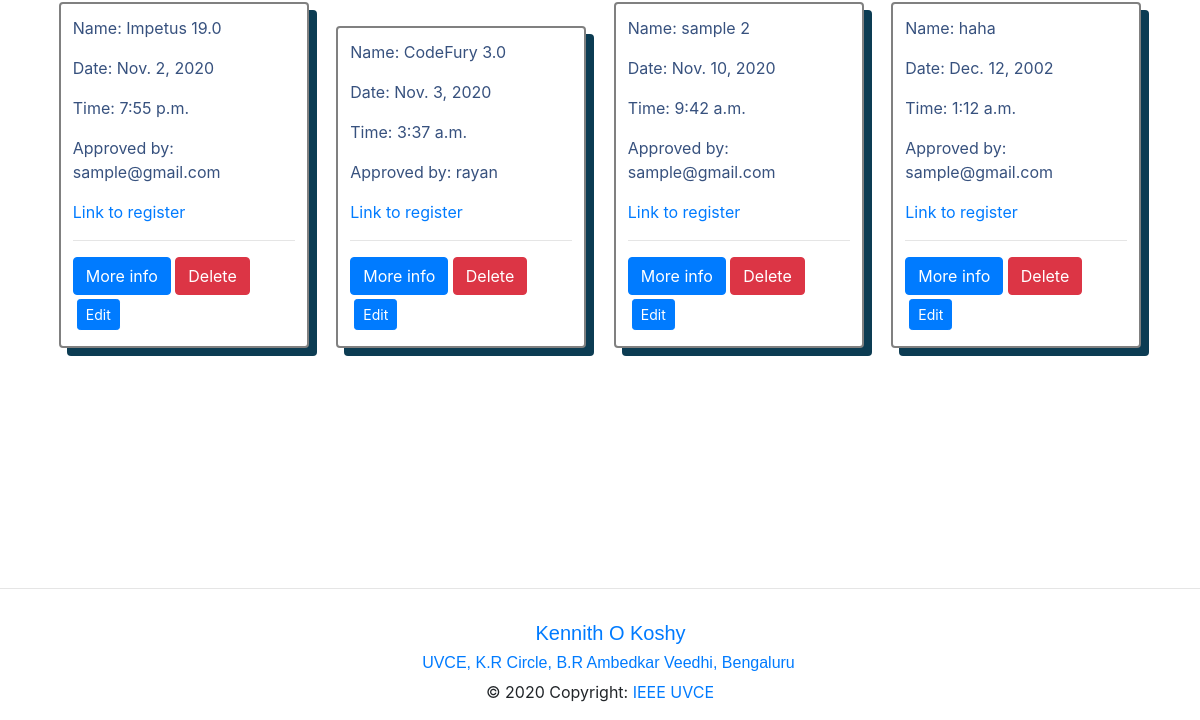
Before: /events/db_ev (signed in, lower part) with the older database file.
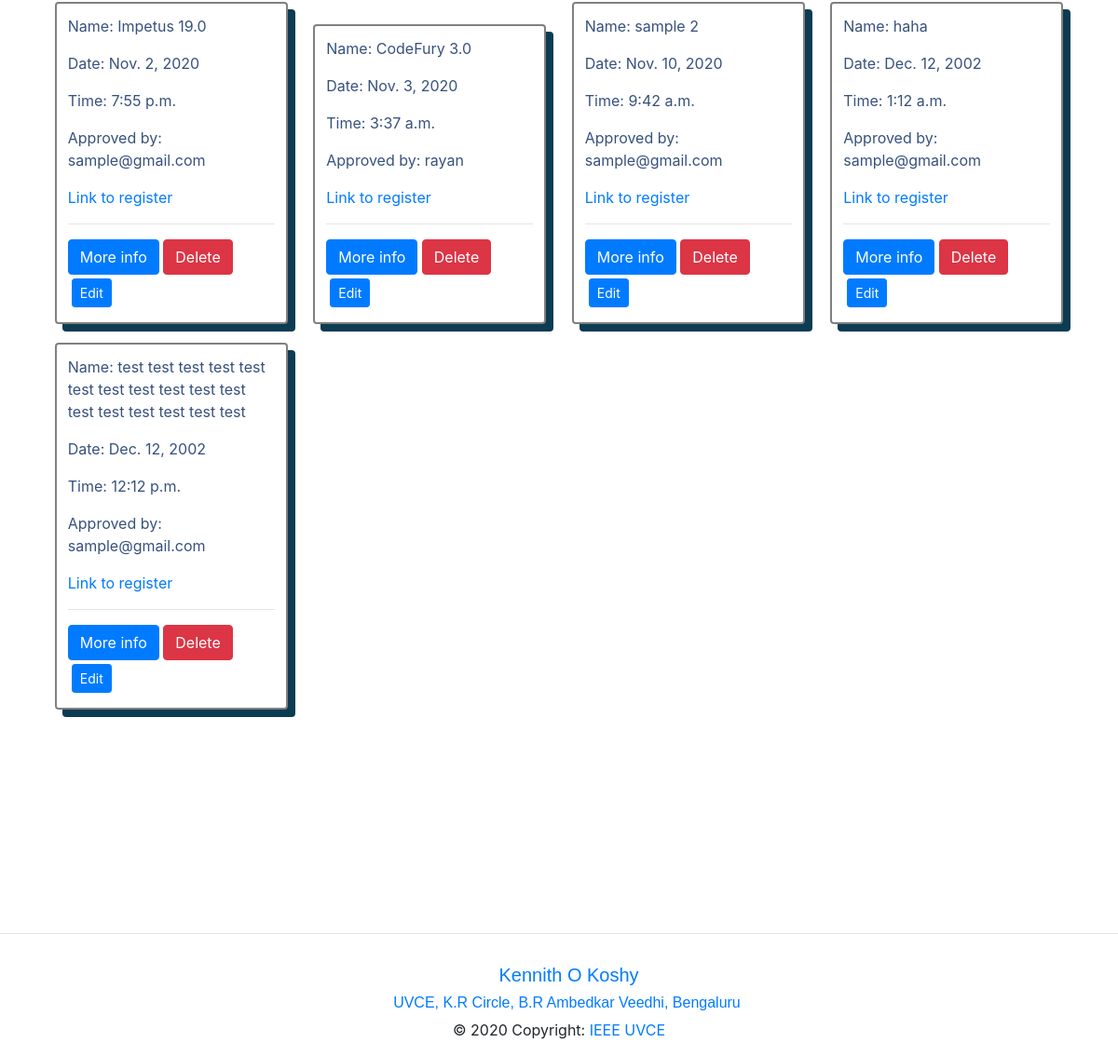
After: the same page with the newer database file.
### events/models.py (models this page shows, shortened)
class Event(models.Model):
    event_name = models.CharField(max_length=200)
    slug = models.SlugField(max_length=400)
    date = models.DateField()
    time = models.TimeField()
    location = models.CharField(max_length=100)
    reg = models.URLField()
    description = models.TextField(max_length=1000, blank=True)
    created = models.DateTimeField(auto_now_add=True)
    orgzer = models.CharField(max_length=200)
    winners = models.TextField(blank=True, default='Not Yet Decided')
    author = models.ForeignKey(User, default=None, on_delete=models.CASCADE)
    is_approved = models.BooleanField(default=False, blank=True)
    approved_by = models.CharField(
        max_length=40,  null=True, blank=True, default=" ")
    class Meta:
        verbose_name = "Event"
        verbose_name_plural = "Events"

### events/views.py (the view)
# urls.py: path('db_ev', views.sig_view, name="dashboard"),
@login_required(login_url="/accounts/login/")
def sig_view(request):
    user = request.user
    events = Event.objects.filter(author=user)
    approval = Event.objects.filter(is_approved=False).exclude(author=user)
    context = {
        'events': events,
    }
    if request.user.is_superuser or request.user == 'WEB DEV SIG IEEE' or request.user.username == 'Approval Team':
        context['approval'] = approval
    else:
        context['approval'] = None
    if request.user.is_sig_head:
        return render(request, 'events/events_dashboard.html', context)
    return redirect('articles:s_dashboard')

### events/templates/events/events_dashboard.html (shortened to what this page needs)
{% extends 'base.html' %} {% block content %}
<section id="skills" class="skills">
  <div class="container" data-aos="fade-up">
    <div class="event-container">
      {% for event in events %}
      <div class="event">
        <p>Name: {{ event.event_name }}</p>
        <p>Date: {{ event.date }}</p>
        <p>Time: {{ event.time }}</p>
        <p>Approved by: {{ event.approved_by }}</p>
        <a href="{{event.reg}}">Link to register</a>
        <br />
        <hr />
        <a href="{% url 'articles:detail' slug=event.slug %}" class="btn btn-primary">More info</a>
        <a href="{% url 'articles:delete' slug=event.slug %}" class="btn btn-danger">Delete</a>
        <a href="{% url 'articles:edit' slug=event.slug %}" class="btn btn-primary btn-sm m-1">Edit</a>
      </div>
      {% endfor %}
    </div>
  </div>
</section>
{% endblock %}

Changed rows visible on the page:
added Event: event_name "test test test test test test test test test test test test test test test test test", date "Dec. 12, 2002", time "12:12 p.m.", approved_by "sample@gmail.com"
